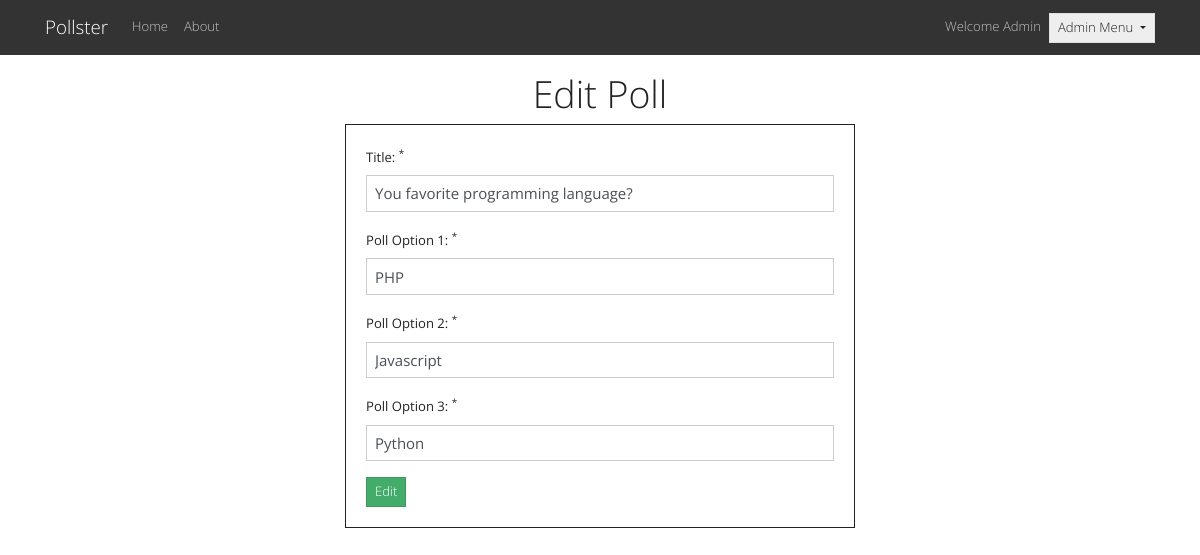
The app's page /polls/edit/1 (signed in) with its own data.
### tables this page shows
CREATE TABLE `poll` (
  `id` int(11) NOT NULL,
  `title` varchar(100) NOT NULL,
  `q1` varchar(50) NOT NULL,
  `q2` varchar(50) NOT NULL,
  `q3` varchar(50) NOT NULL,
  `admin_id` int(10) NOT NULL,
  `created_at` datetime NOT NULL DEFAULT CURRENT_TIMESTAMP
);

### app/libraries/Core.php (called while the page is built, shortened)
<?php
  class Core {
    protected $currentMethod = 'index';
    public function __construct(){
      $url = $this->getUrl();
      if(file_exists('../app/controllers/' . ucwords($url[0]). '.php')){
        unset($url[0]);
      }
      $this->currentController = new $this->currentController;
      if(isset($url[1])){
        if(method_exists($this->currentController, $url[1])){
          $this->currentMethod = $url[1];
          unset($url[1]);
        }
      }
      $this->params = $url ? array_values($url) : [];
      call_user_func_array([$this->currentController, $this->currentMethod], $this->params);
    }
    public function getUrl(){
      if(isset($_GET['url'])){
        $url = rtrim($_GET['url'], '/');
        $url = filter_var($url, FILTER_SANITIZE_URL);
        $url = explode('/', $url);
        return $url;
      }
    }
  }

### public/index.php (called while the page is built, shortened)
<?php
  $init = new Core;

### app/libraries/Database.php (called while the page is built, shortened)
<?php
  class Database {
    private $host = DB_HOST;
    private $user = DB_USER;
    private $pass = DB_PASS;
    private $dbname = DB_NAME;
    private $dbh;
    private $stmt;
    public function __construct(){
      $dsn = 'mysql:host=' . $this->host . ';dbname=' . $this->dbname;
      $options = array(
        PDO::ATTR_PERSISTENT => true,
        PDO::ATTR_ERRMODE => PDO::ERRMODE_EXCEPTION
      );
      try{
        $this->dbh = new PDO($dsn, $this->user, $this->pass, $options);
      } catch(PDOException $e){
        $this->error = $e->getMessage();
        echo $this->error;
      }
    }
    public function query($sql){
      $this->stmt = $this->dbh->prepare($sql);
    }
    public function bind($param, $value, $type = null){
      if(is_null($type)){
        switch(true){
          default:
            $type = PDO::PARAM_STR;
        }
      }
      $this->stmt->bindValue($param, $value, $type);
    }
    public function execute(){
      return $this->stmt->execute();
    }
    public function single(){
      $this->execute();
      return $this->stmt->fetch(PDO::FETCH_OBJ);
    }
  }

### app/models/Poll.php (called while the page is built, shortened)
<?php
  class Poll {
    private $db;
    public function __construct(){
      $this->db = new Database;
    }
      public function getPollById($id){
        $this->db->query('SELECT * FROM poll WHERE id = :id');
        $this->db->bind(':id', $id);
        $row = $this->db->single();
        return $row;
    }
}

### app/views/polls/edit.php (the view, shortened to what this page needs)
<?php require APPROOT . '/views/inc/header.php';
?>
  <div class="container">
      <h1 class="text-center">Edit Poll</h1>
      <div class="col-md-6 offset-md-3 mb-3">
        <div class="card border-dark">
          <div class="card-body">
           <form action="<?php echo URLROOT; ?>/polls/edit/<?php echo $data['id']; ?>" method="post">
              <div class="form-group">
                <label for="title">Title: <sup>*</sup></label>
                <input type="text" name="title" class="form-control <?php echo (!empty($data['title_err'])) ? 'is-invalid' : ''; ?>" value="<?php echo $data['title']; ?>">
              </div>
              <div class="form-group">
                <label for="title">Poll Option 1: <sup>*</sup></label>
                <input type="text" name="q1" class="form-control <?php echo (!empty($data['q1_err'])) ? 'is-invalid' : ''; ?>" value="<?php echo $data['q1']; ?>">
              </div>
              <div class="form-group">
                <label for="title">Poll Option 2: <sup>*</sup></label>
                <input type="text" name="q2" class="form-control <?php echo (!empty($data['q2_err'])) ? 'is-invalid' : ''; ?>" value="<?php echo $data['q2']; ?>">
              </div>
              <div class="form-group">
                <label for="title">Poll Option 3: <sup>*</sup></label>
                <input type="text" name="q3" class="form-control <?php echo (!empty($data['q3_err'])) ? 'is-invalid' : ''; ?>" value="<?php echo $data['q3']; ?>">
              </div>
            <input type="submit" class="btn btn-success btn-sm" value="Edit">
            </form>
          </div>
        </div>
      </div>
    </div>
<?php require APPROOT . '/views/inc/footer.php'; ?>

### records on screen
poll: title "You favorite programming language?", q1 "PHP", q2 "Javascript", q3 "Python"

### other values on screen
SITENAME "Pollster"
$_SESSION['admin_name'] "Admin"
